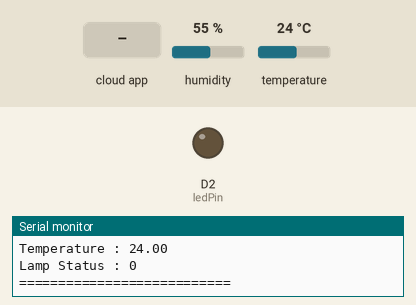
Recording of a sketch running on a simulated ESP8266 (NodeMCU). Shown: output pins drawn as LEDs (lit = HIGH), the last lines printed to the serial monitor. Inputs (shaded band) come from the test bench; at power-on: humidity 55 %, temperature 24 °C. WiFi joins after 1.5 s; servers stay silent unless stated; the Firebase database answers and starts empty.

Above: at 2.7 s.
2.8 s: the phone or cloud app sets lampStatus to 1
At 3.7 s:
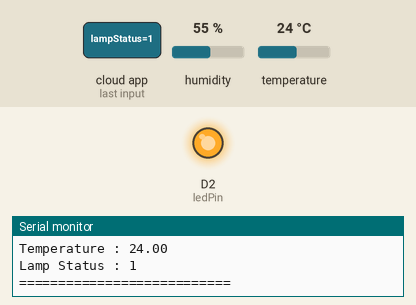
4.4 s: the phone or cloud app sets lampStatus to 0
At 5.6 s:
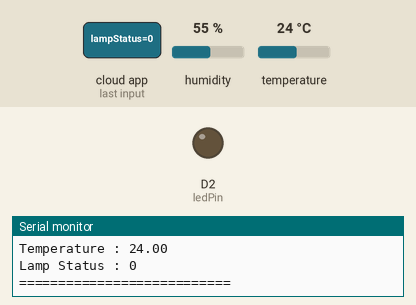
Timing chart, 0 to 7.4 s (numbered marks = the images above; inputs shaded):
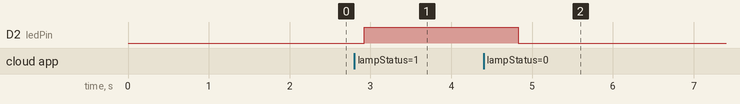

Measured:
- after the input at 2.8 s, D2 (ledPin): LOW → HIGH after 0.12 s
- after the input at 4.4 s, D2 (ledPin): HIGH → LOW after 0.43 s

The sketch:

ESP8266SimpleFirebase.ino
```cpp
#include <ESP8266WiFi.h>
#include <FirebaseArduino.h>

// Set these to run example.
#define FIREBASE_HOST "esp8266projects-d18be-default-rtdb.firebaseio.com"
#define FIREBASE_AUTH "EYW3KibC6x8KdrVWOaiUQ9pivOoigxkv7pUHYylb"
#define WIFI_SSID "Dafid@INETMEDIA"
#define WIFI_PASSWORD "passwordeopo"

#include "DHT.h"
#define DHTPIN D4
#define DHTTYPE DHT11
DHT dht(DHTPIN, DHTTYPE);

int lampStatus;
int ledPin = D2;

void setup() {
  Serial.begin(9600);
  dht.begin();
  pinMode(ledPin, OUTPUT);

  // connect to wifi.
  WiFi.begin(WIFI_SSID, WIFI_PASSWORD);
  Serial.print("connecting");
  while (WiFi.status() != WL_CONNECTED) {
    Serial.print(".");
    delay(500);
  }
  Serial.println();
  Serial.print("connected: ");
  Serial.println(WiFi.localIP());

  Firebase.begin(FIREBASE_HOST, FIREBASE_AUTH);
}

void loop() {

  //delay(2000);

  float h = dht.readHumidity();
  float t = dht.readTemperature();

  if (isnan(h) || isnan(t)) {
    Serial.println(F("Failed to read from DHT sensor!"));
    return;
  }

  Firebase.setFloat("humidity", h);
  if (Firebase.failed()) {
      Serial.print("setting /humidty failed:");
      Serial.println(Firebase.error());
      return;
  }

  Firebase.setFloat("temperature", t);
  if (Firebase.failed()) {
      Serial.print("setting /temperature failed:");
      Serial.println(Firebase.error());
      return;
  }

  lampStatus = Firebase.getInt("lampStatus");

  if(lampStatus == 1){
      digitalWrite(ledPin, HIGH);
   } else {
      digitalWrite(ledPin, LOW);
   }

  Serial.print("Humidity : ");
  Serial.println(h);
  Serial.print("Temperature : ");
  Serial.println(t);
  Serial.print("Lamp Status : ");
  Serial.println(lampStatus);
  Serial.println("===========================");
}
```
